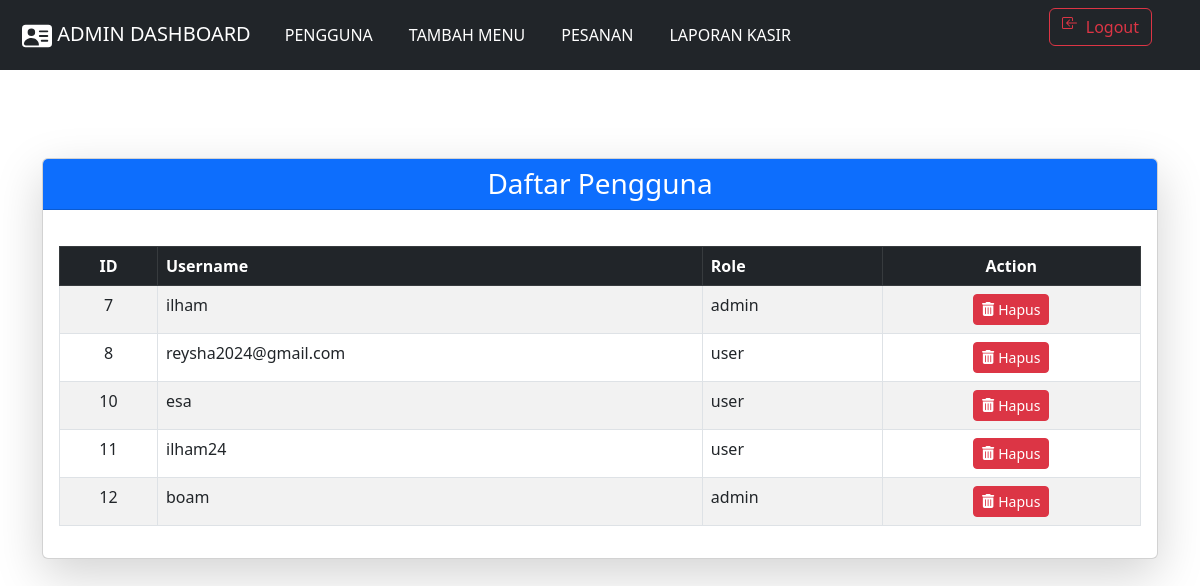
The app's page /admin.php (signed in) with its own data.
### tables this page shows
CREATE TABLE `users` (
  `id` int(11) NOT NULL,
  `username` varchar(255) NOT NULL,
  `password` varchar(255) NOT NULL,
  `role` enum('admin','user') DEFAULT NULL,
  `created_at` timestamp NOT NULL DEFAULT current_timestamp()
);

### admin.php (the view, shortened to what this page needs)
<?php require "header-admin.php";
?>
<!DOCTYPE html>
<html lang="en">
<head>
    <link href="https://cdn.jsdelivr.net/npm/bootstrap@5.3.0/dist/css/bootstrap.min.css" rel="stylesheet">
</head>
<body>
    <div class="container my-5">
        <div class="card shadow-lg">
            <div class="card-header bg-primary text-white text-center">
                <h3 class="mb-0">Daftar Pengguna</h3>
            </div>
            <div class="card-body">
                <table class="table table-bordered table-striped table-hover">
                    <thead class="table-dark">
                        <tr>
                            <th class="text-center">ID</th>
                            <th>Username</th>
                            <th>Role</th>
                            <th class="text-center">Action</th>
                        </tr>
                    </thead>
                    <tbody>
                        <?php if (!empty($users)): ?>
                            <?php foreach ($users as $user): ?>
                                <tr>
                                    <td class="text-center"><?= htmlspecialchars($user['id']); ?></td>
                                    <td><?= htmlspecialchars($user['username']); ?></td>
                                    <td><?= htmlspecialchars($user['role']); ?></td>
                                    <td class="text-center">
                                        <a href="./backend/delete_user.php?id=<?= $user['id']; ?>" class="btn btn-danger btn-sm">
                                            <i class="fas fa-trash-alt"></i> Hapus
                                        </a>
                                    </td>
                                </tr>
                            <?php endforeach; ?>
                        <?php else: ?>
                            <tr>
                                <td colspan="4" class="text-center text-danger">Tidak ada data pengguna.</td>
                            </tr>
                        <?php endif; ?>
                    </tbody>
                </table>
            </div>
        </div>
    </div>
</body>
</html>

### header-admin.php (style rules this page uses)
body { font-family: Arial, sans-serif; background-color: #f8f9fa; margin: 0; padding: 0; }
table { width: 100%; border-collapse: collapse; margin: 20px 0; }
table, th, td { border: 1px solid #ddd; }
th, td { padding: 10px; text-align: left; }
th { background-color: #007bff; color: white; }

### records on screen
users: id "7", username "ilham", role "admin"
users: id "8", username "reysha2024@gmail.com", role "user"
users: id "10", username "esa", role "user"
users: id "11", username "ilham24", role "user"
users: id "12", username "boam", role "admin"
